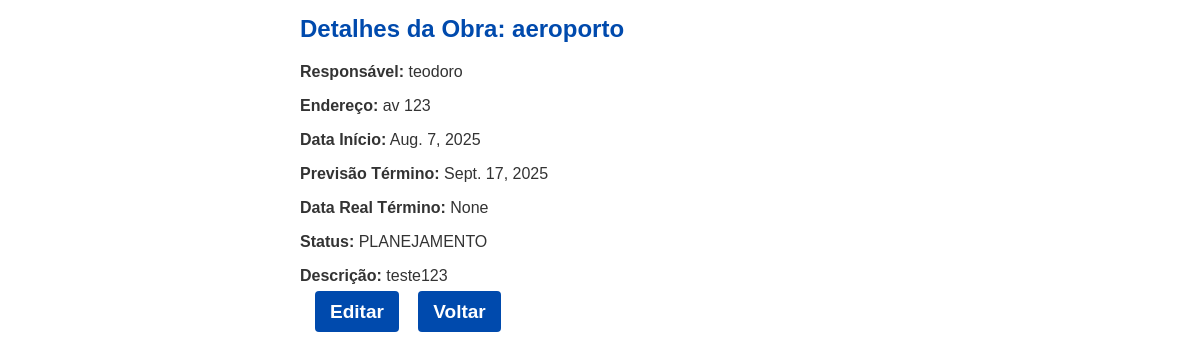
The app's page /obra/13/detalhes/ (signed in), older data.
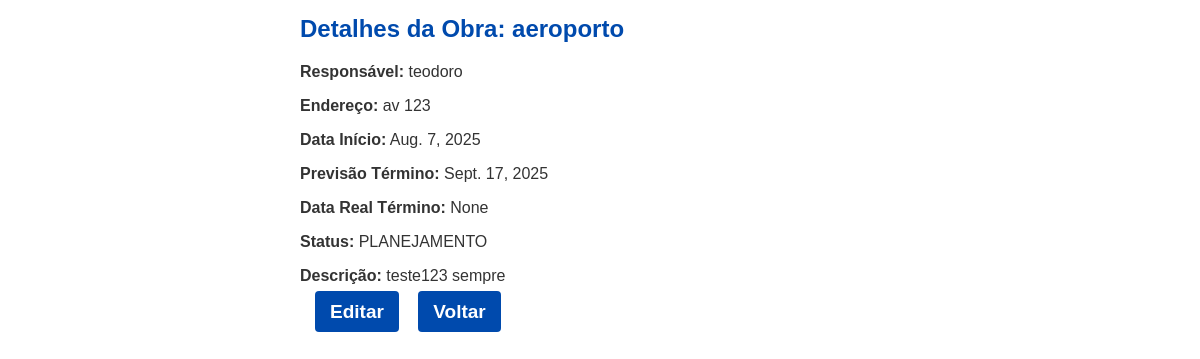
The same page, newer data.
### Sistema/models.py (models this page shows, shortened)
class Obra(models.Model):
    STATUS_CHOICES = [
        ('PLANEJAMENTO', 'Planejamento'),
        ('ANDAMENTO', 'Em Andamento'),
        ('PARADA', 'Parada'),
        ('CONCLUIDA', 'Concluída'),
        ('CANCELADA', 'Cancelada'),
    ]
    nome = models.CharField(
        max_length=100,
        verbose_name="Nome da Obra"
    )
    empresa = models.CharField(
        max_length=100,
        verbose_name="Empresa Responsável"
    )
    endereco = models.TextField(
        verbose_name="Endereço Completo"
    )
    data_inicio = models.DateField(
        verbose_name="Data de Início"
    )
    data_prevista_termino = models.DateField(
        verbose_name="Previsão de Término",
        blank=True,
        null=True
    )
    data_real_termino = models.DateField(
        verbose_name="Data Real de Término",
        blank=True,
        null=True
    )
    status = models.CharField(
        max_length=12,
        choices=STATUS_CHOICES,
        default='PLANEJAMENTO',
        verbose_name="Status da Obra"
    )
    descricao = models.TextField(
        verbose_name="Descrição",
        blank=True
    )
    encarregado_responsavel = models.ForeignKey(
        User,
        on_delete=models.CASCADE,
        verbose_name="Encarregado Vinculado",
        null=True,
        blank=True,
        related_name='obras'
    )
    restaurante_vinculado = models.ForeignKey(
        'Restaurante',
        on_delete=models.CASCADE,
        verbose_name="Restaurante vinculado",
        null=True,
        blank=True,
    )
    hotel_vinculado = models.ForeignKey(
        'Hotel',
        on_delete=models.CASCADE,
        verbose_name="Hotel vinculado",
        null=True,
        blank=True,
    )
    class Meta:
        verbose_name = "Obra"
        verbose_name_plural = "Obras"
        ordering = ['-data_inicio']
        permissions = [
            ('view_obra_report', 'Pode visualizar relatórios de obra'),
        ]

### Sistema/views.py (the view)
# urls.py: path('obra/<int:id>/detalhes/', views.detalhes_obra, name='detalhes-obra'),
@login_required
def detalhes_obra(request, id):
    obra = get_object_or_404(Obra, id=id)
    return render(request, 'detalhes-obra.html', {'obra': obra})

### Sistema/templates/detalhes-obra.html (shortened to what this page needs)
{% load static %}
<!DOCTYPE html>
<html lang="pt-BR">
<head>
  <link rel="stylesheet" href="{% static 'css/style.css' %}" />
</head>
<body>
  <div class="corpo">
    <h2>Detalhes da Obra: {{ obra.nome }}</h2>
    <p><strong>Responsável:</strong> {{ obra.empresa }}</p>
    <p><strong>Endereço:</strong> {{ obra.endereco }}</p>
    <p><strong>Data Início:</strong> {{ obra.data_inicio }}</p>
    <p><strong>Previsão Término:</strong> {{ obra.data_prevista_termino }}</p>
    <p><strong>Data Real Término:</strong> {{ obra.data_real_termino }}</p>
    <p><strong>Status:</strong> {{ obra.status }}</p>
    <p><strong>Descrição:</strong> {{ obra.descricao }}</p>
    <a href="{% url 'editar-obra' obra.id %}" class="blue-button">Editar</a>
    <a href="{% url 'listar-obras' %}" class="blue-button">Voltar</a>
  </div>
</body>
</html>

Row changes from the older to the newer data that the page shows:
changed Obra "aeroporto": descricao "teste123" → "teste123 sempre"
